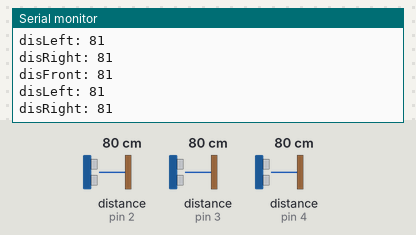
Simulated run of this sketch. Board: Arduino Uno, built with avr-gcc and run on an emulated ATmega328P. On the bench: the last lines printed to the serial monitor. The test bench sets the inputs (shaded band); at power-on: distance to the obstacle (sensors on pin 2, pin 3, pin 4) 80 cm.

Above: at 1.8 s.
1.9 s: distance to the obstacle (sensor on pin 2) set to 2 cm
At 2.9 s:
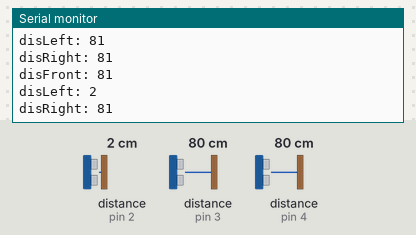
3.4 s: distance to the obstacle (sensor on pin 3) set to 2 cm
At 4.7 s:
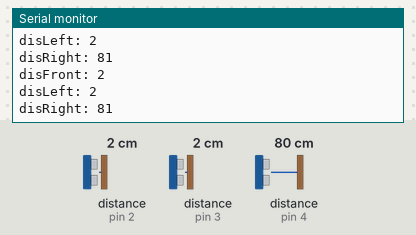
4.9 s: distance to the obstacle (sensor on pin 4) set to 2 cm
At 5.9 s:
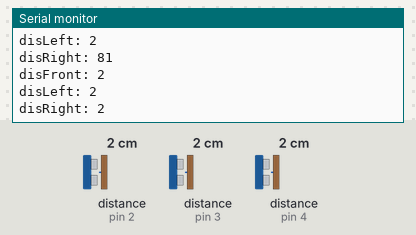
6.4 s: distance to the obstacle (sensor on pin 2) set to 4 cm
At 7.7 s:
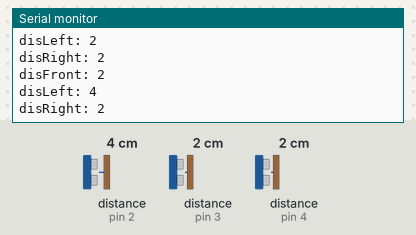
7.9 s: distance to the obstacle (sensor on pin 3) set to 4 cm
At 8.9 s:
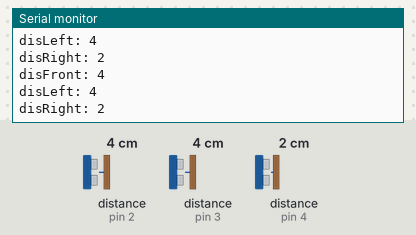
9.4 s: distance to the obstacle (sensor on pin 4) set to 4 cm
At 10.7 s:
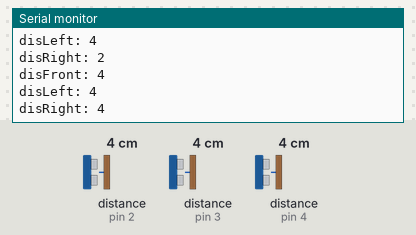
Timing chart, 0 to 11.9 s (numbered marks = the images above; inputs shaded):
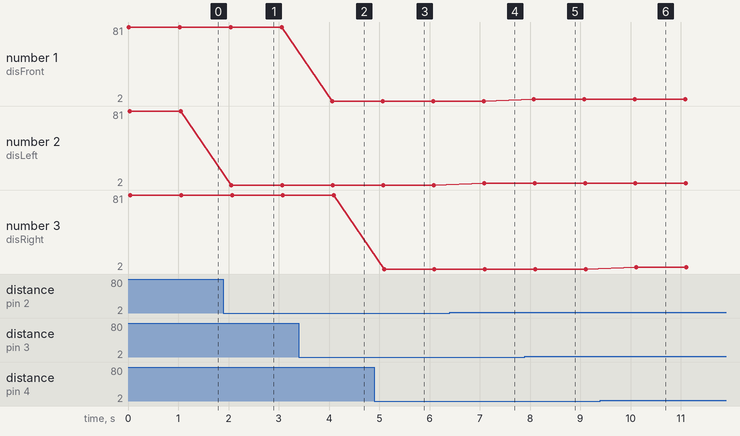

The sketch:

ReadSonarSensor.ino
```cpp
#include <NewPing.h>

#define MAX_DIS 200
#define EL 2
#define EF 3
#define ER 4
#define TFLR 5

NewPing sonarFront(TFLR, EF, MAX_DIS);
NewPing sonarLeft(TFLR, EL, MAX_DIS);
NewPing sonarRight(TFLR, ER, MAX_DIS);

unsigned int disFront = 0;
unsigned int disLeft = 0;
unsigned int disRight = 0;

void setup() {
  pinMode(TFLR, OUTPUT);
  pinMode(EF, INPUT);
  pinMode(EL, INPUT);
  pinMode(ER, INPUT);
  Serial.begin(9600);
}

void ReadSonar() {
  disFront = sonarFront.ping_cm();
  disLeft = sonarLeft.ping_cm();
  disRight = sonarRight.ping_cm();
}

void loop() {
  ReadSonar();
  Serial.print("disFront: ");
  Serial.println(disFront);
  Serial.print("disLeft: ");
  Serial.println(disLeft);
  Serial.print("disRight: ");
  Serial.println(disRight);
  delay(1000);
  Serial.println();
  Serial.println();
}
```

Measured:
- after the input at 1.9 s, the serial monitor: prints a new line after 0.16 s (image 1)
- after the input at 3.4 s, the serial monitor: prints a new line after 0.66 s (image 2)
- after the input at 4.9 s, the serial monitor: prints a new line after 0.20 s (image 3)
- after the input at 6.4 s, the serial monitor: prints a new line after 0.69 s (image 4)
- after the input at 7.9 s, the serial monitor: prints a new line after 0.18 s (image 5)
- after the input at 9.4 s, the serial monitor: prints a new line after 0.71 s (image 6)
- plotted number 2: 81 → 2 after the input at 1.9 s, 2 → 4 after the input at 6.4 s
